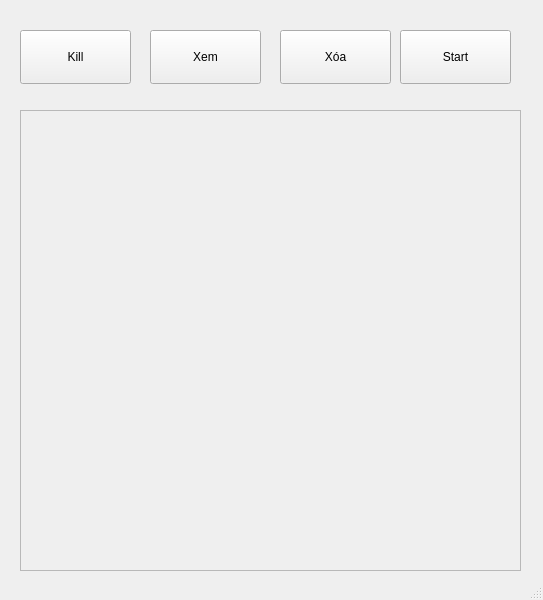
<?xml version="1.0" encoding="UTF-8"?>
<ui version="4.0">
 <class>AppRunning</class>
 <widget class="QMainWindow" name="AppRunning">
  <property name="geometry">
   <rect>
    <x>0</x>
    <y>0</y>
    <width>543</width>
    <height>600</height>
   </rect>
  </property>
  <property name="windowTitle">
   <string>MainWindow</string>
  </property>
  <widget class="QWidget" name="centralwidget">
   <widget class="QPushButton" name="pushButton">
    <property name="geometry">
     <rect>
      <x>20</x>
      <y>30</y>
      <width>111</width>
      <height>54</height>
     </rect>
    </property>
    <property name="maximumSize">
     <size>
      <width>320</width>
      <height>54</height>
     </size>
    </property>
    <property name="text">
     <string>Kill</string>
    </property>
   </widget>
   <widget class="QPushButton" name="pushButton_2">
    <property name="geometry">
     <rect>
      <x>150</x>
      <y>30</y>
      <width>111</width>
      <height>54</height>
     </rect>
    </property>
    <property name="maximumSize">
     <size>
      <width>320</width>
      <height>54</height>
     </size>
    </property>
    <property name="text">
     <string>Xem</string>
    </property>
   </widget>
   <widget class="QPushButton" name="pushButton_3">
    <property name="geometry">
     <rect>
      <x>280</x>
      <y>30</y>
      <width>111</width>
      <height>54</height>
     </rect>
    </property>
    <property name="maximumSize">
     <size>
      <width>320</width>
      <height>54</height>
     </size>
    </property>
    <property name="text">
     <string>Xóa</string>
    </property>
   </widget>
   <widget class="QPushButton" name="pushButton_4">
    <property name="geometry">
     <rect>
      <x>400</x>
      <y>30</y>
      <width>111</width>
      <height>54</height>
     </rect>
    </property>
    <property name="maximumSize">
     <size>
      <width>320</width>
      <height>54</height>
     </size>
    </property>
    <property name="text">
     <string>Start</string>
    </property>
   </widget>
   <widget class="QScrollArea" name="scrollArea">
    <property name="geometry">
     <rect>
      <x>20</x>
      <y>110</y>
      <width>501</width>
      <height>461</height>
     </rect>
    </property>
    <property name="widgetResizable">
     <bool>true</bool>
    </property>
    <widget class="QWidget" name="scrollAreaWidgetContents">
     <property name="geometry">
      <rect>
       <x>0</x>
       <y>0</y>
       <width>499</width>
       <height>459</height>
      </rect>
     </property>
    </widget>
   </widget>
  </widget>
  <widget class="QStatusBar" name="statusbar"/>
 </widget>
 <resources/>
 <connections/>
</ui>
